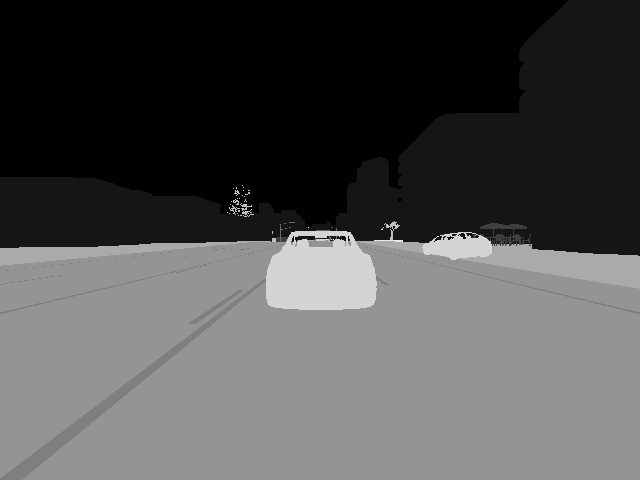
#> input picture Object_detection/Object_detection.png, 640 x 480 px
$ python Ojb_test.py
#> lines starting #> are read from the running program, lines starting #| are printed output that depends on the picture; after the words box and inside, x2 and y2 are one past the last pixel; in counts of white or black regions, pixels touching at a corner belong together
import cv2
import numpy as np


class DetectedObject:
    def __init__(self):
        self.width = 0
        self.height = 0
        self.x = []
        self.y = []


def find_bounding_boxes(input_image):

    print("Input image shape", input_image.shape)
    image_height, image_width, image_channels = input_image.shape

    OD_object_list = [DetectedObject()]

    for row in range(0, image_height):
        for col in range(0, image_width):
            if input_image[row, col, 2] == 10:
                found_flag = False
                for i, OD_object in enumerate(OD_object_list):
                    if not OD_object.x:
                        print("Found first object at pixel col: ", col, "and row: ", row)
                        OD_object.x.append(col)
                        OD_object.y.append(row)
                        break
                    for num_pixels in range(len(OD_object.x)):
                        dist = np.sqrt(np.square(col - OD_object.x[num_pixels]) + np.square(row - OD_object.y[num_pixels])) # Euclidean distance
                        if dist < 25:# If the discovered point is within threshold amound of pixels assume it belong to same car
                            OD_object.x.append(col)
                            OD_object.y.append(row)
                            found_flag = True
                            break
                    if found_flag:
                        break
                if not found_flag:
                    if i == len(OD_object_list) - 1:
                        print("Found another object at pixel col: ", col, "and row: ", row)
                        OD_object_list.append(DetectedObject())
                        OD_object_list[-1].x.append(col)
                        OD_object_list[-1].y.append(row)
                        print("Number of objects:", len(OD_object_list))
                    break

    # Remove boxes that have odd ratio and are too small to be worth it
    for OD_object in OD_object_list:
        if max(OD_object.x) - min(OD_object.x) < 50:
            OD_object_list.remove(OD_object)
            break
        if max(OD_object.y) - min(OD_object.y) < 50:
            OD_object_list.remove(OD_object)
            break
        if (max(OD_object.x) - min(OD_object.x)) / (max(OD_object.y) - min(OD_object.y)) > 1.5:
            OD_object_list.remove(OD_object)

    return OD_object_list


input_image = cv2.imread('Object_detection.png')
#> input_image is the input picture: shape (480, 640, 3); min 0, max 12, mean 3.76
print('Image Dimensions :', input_image.shape)
#| Image Dimensions : (480, 640, 3)
IM_HEIGHT, IM_WIDTH, IM_CHANNELS = input_image.shape
#> IM_HEIGHT = 480; IM_WIDTH = 640; IM_CHANNELS = 3
i = np.array(input_image)
i2 = i.reshape((IM_HEIGHT, IM_WIDTH, 3))
i3 = i2[:, :, :3]


OD_object_list = find_bounding_boxes(i3)
#| Input image shape (480, 640, 3)
#> OD_object_list = 2 items
print("Objects found after clear: ", len(OD_object_list))
#| Objects found after clear:  2
image = input_image[:, :, :]


list_of_pixel_coord_with_cars = np.where(image == 10)
coord = list(zip(list_of_pixel_coord_with_cars[0], list_of_pixel_coord_with_cars[1]))
#> coord = 25374 items
print(coord)
#> (printed output is left out)
disp_image = np.copy(image)
for row, col in coord:
    disp_image[row, col] = 100
#> this loop made 25374 passes
#> col on passes 1 to 3: 295, 295, 295
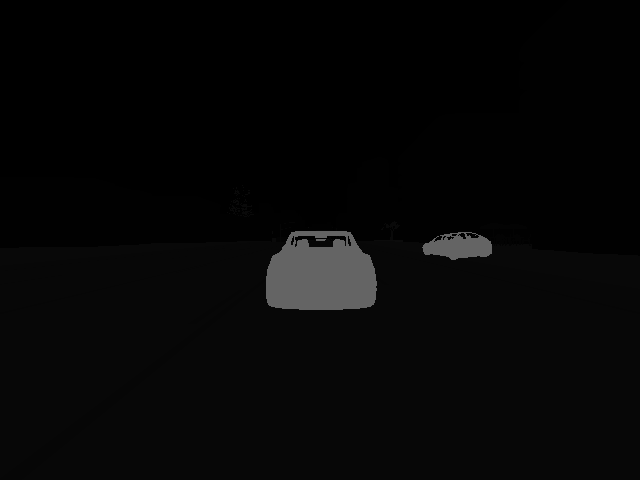
#> disp_image: shape (480, 640, 3); 2.75% of pixels changed, all inside (x1, y1, x2, y2) = (266, 231, 492, 310)

cv2.imshow("Highlight", disp_image)
cv2.imwrite('Objet_detection_highlight.png', disp_image)
cv2.waitKey(1000)


print("Finished analysis")
print("Result is:")
print("Number of objects:", len(OD_object_list))
for i, obj in enumerate(OD_object_list):
    print("Object: ", i)
    print("x min: ", min(obj.x), "x max:", max(obj.x))
    print("y min: ", min(obj.y), "y max:", max(obj.y))
#> this loop made 2 passes

# Draw bounding boxes
for obj in OD_object_list:
    result = cv2.rectangle(disp_image, (min(obj.x), min(obj.y)), (max(obj.x), max(obj.y)), (0, 0, 255), 3, cv2.LINE_AA)
#> this loop made 2 passes
#> pass 2, `result = cv2.rectangle(disp_image, (min(obj.x), min(obj.y)), (max(obj...`:
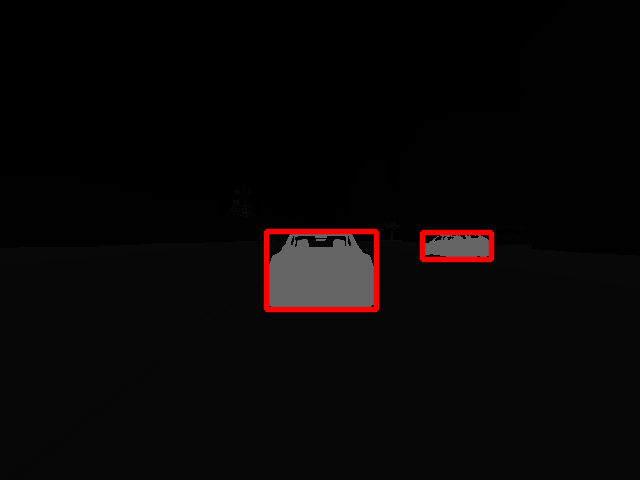
#> result: shape (480, 640, 3); mean B, G, R 6, 6, 8.5

cv2.imshow("Result image", disp_image)
cv2.waitKey(0)
